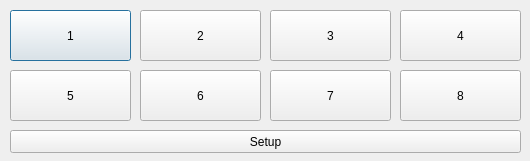
<?xml version="1.0" encoding="UTF-8"?>
<ui version="4.0">
 <class>Extra_Button</class>
 <widget class="QDialog" name="Extra_Button">
  <property name="geometry">
   <rect>
    <x>0</x>
    <y>0</y>
    <width>530</width>
    <height>161</height>
   </rect>
  </property>
  <property name="windowTitle">
   <string>Dialog</string>
  </property>
  <widget class="QPushButton" name="E_Button0">
   <property name="geometry">
    <rect>
     <x>10</x>
     <y>10</y>
     <width>121</width>
     <height>51</height>
    </rect>
   </property>
   <property name="text">
    <string>1</string>
   </property>
  </widget>
  <widget class="QPushButton" name="E_Button5">
   <property name="geometry">
    <rect>
     <x>10</x>
     <y>70</y>
     <width>121</width>
     <height>51</height>
    </rect>
   </property>
   <property name="text">
    <string>5</string>
   </property>
  </widget>
  <widget class="QPushButton" name="E_Button2">
   <property name="geometry">
    <rect>
     <x>140</x>
     <y>10</y>
     <width>121</width>
     <height>51</height>
    </rect>
   </property>
   <property name="text">
    <string>2</string>
   </property>
  </widget>
  <widget class="QPushButton" name="E_Button6">
   <property name="geometry">
    <rect>
     <x>140</x>
     <y>70</y>
     <width>121</width>
     <height>51</height>
    </rect>
   </property>
   <property name="text">
    <string>6</string>
   </property>
  </widget>
  <widget class="QPushButton" name="E_Button3">
   <property name="geometry">
    <rect>
     <x>270</x>
     <y>10</y>
     <width>121</width>
     <height>51</height>
    </rect>
   </property>
   <property name="text">
    <string>3</string>
   </property>
  </widget>
  <widget class="QPushButton" name="E_Button7">
   <property name="geometry">
    <rect>
     <x>270</x>
     <y>70</y>
     <width>121</width>
     <height>51</height>
    </rect>
   </property>
   <property name="text">
    <string>7</string>
   </property>
  </widget>
  <widget class="QPushButton" name="E_Button4">
   <property name="geometry">
    <rect>
     <x>400</x>
     <y>10</y>
     <width>121</width>
     <height>51</height>
    </rect>
   </property>
   <property name="text">
    <string>4</string>
   </property>
  </widget>
  <widget class="QPushButton" name="E_Button8">
   <property name="geometry">
    <rect>
     <x>400</x>
     <y>70</y>
     <width>121</width>
     <height>51</height>
    </rect>
   </property>
   <property name="text">
    <string>8</string>
   </property>
  </widget>
  <widget class="QPushButton" name="Setup_Button">
   <property name="geometry">
    <rect>
     <x>10</x>
     <y>130</y>
     <width>511</width>
     <height>23</height>
    </rect>
   </property>
   <property name="text">
    <string>Setup</string>
   </property>
  </widget>
 </widget>
 <resources/>
 <connections/>
</ui>
